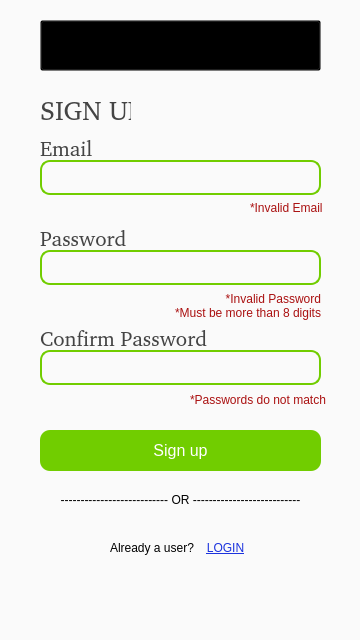
<?xml version="1.0" encoding="UTF-8"?>
<ui version="4.0">
 <class>Form</class>
 <widget class="QWidget" name="Form">
  <property name="geometry">
   <rect>
    <x>0</x>
    <y>0</y>
    <width>360</width>
    <height>640</height>
   </rect>
  </property>
  <property name="windowTitle">
   <string>Form</string>
  </property>
  <property name="styleSheet">
   <string notr="true">QWidget{
	background-color: #FAFAFA;
}</string>
  </property>
  <widget class="QLabel" name="signupLabel">
   <property name="geometry">
    <rect>
     <x>40</x>
     <y>100</y>
     <width>91</width>
     <height>21</height>
    </rect>
   </property>
   <property name="styleSheet">
    <string notr="true">font: 20pt, Arial;
color: #444444;
background-color: rgba(0,0,0,0);</string>
   </property>
   <property name="text">
    <string>SIGN UP</string>
   </property>
  </widget>
  <widget class="QLabel" name="needanaccountLabel">
   <property name="geometry">
    <rect>
     <x>110</x>
     <y>540</y>
     <width>101</width>
     <height>16</height>
    </rect>
   </property>
   <property name="styleSheet">
    <string notr="true">background-color: rgba(0,0,0,0);</string>
   </property>
   <property name="text">
    <string>Already a user?</string>
   </property>
  </widget>
  <widget class="QLineEdit" name="emailLineEdit">
   <property name="geometry">
    <rect>
     <x>40</x>
     <y>160</y>
     <width>281</width>
     <height>35</height>
    </rect>
   </property>
   <property name="minimumSize">
    <size>
     <width>0</width>
     <height>35</height>
    </size>
   </property>
   <property name="font">
    <font>
     <pointsize>9</pointsize>
    </font>
   </property>
   <property name="styleSheet">
    <string notr="true">QLineEdit
{
	border: 2px solid #71cd00;
	border-radius: 10px;
}
QLineEdit:focus
{
	border: 2px solid #71cd00;
}</string>
   </property>
  </widget>
  <widget class="QLineEdit" name="passwordLineEdit">
   <property name="geometry">
    <rect>
     <x>40</x>
     <y>250</y>
     <width>281</width>
     <height>35</height>
    </rect>
   </property>
   <property name="minimumSize">
    <size>
     <width>0</width>
     <height>35</height>
    </size>
   </property>
   <property name="styleSheet">
    <string notr="true">QLineEdit
{
	border: 2px solid #71cd00;
	border-radius: 10px;
}
QLineEdit:focus
{
	border: 2px solid #71cd00;
}</string>
   </property>
  </widget>
  <widget class="QLabel" name="emailLabel">
   <property name="geometry">
    <rect>
     <x>40</x>
     <y>140</y>
     <width>271</width>
     <height>16</height>
    </rect>
   </property>
   <property name="styleSheet">
    <string notr="true">font: 16pt, Arial;
color: #444444;
background-color: rgba(0,0,0,0);</string>
   </property>
   <property name="text">
    <string>Email</string>
   </property>
  </widget>
  <widget class="QLabel" name="orLabel">
   <property name="geometry">
    <rect>
     <x>0</x>
     <y>490</y>
     <width>361</width>
     <height>20</height>
    </rect>
   </property>
   <property name="styleSheet">
    <string notr="true">background-color: rgba(0,0,0,0);</string>
   </property>
   <property name="text">
    <string>&lt;html&gt;&lt;head/&gt;&lt;body&gt;&lt;p&gt;--------------------------- OR ---------------------------&lt;/p&gt;&lt;/body&gt;&lt;/html&gt;</string>
   </property>
   <property name="alignment">
    <set>Qt::AlignCenter</set>
   </property>
  </widget>
  <widget class="QLabel" name="passwordLabel">
   <property name="geometry">
    <rect>
     <x>40</x>
     <y>230</y>
     <width>271</width>
     <height>16</height>
    </rect>
   </property>
   <property name="styleSheet">
    <string notr="true">font: 16pt, Arial;
color: #444444;
background-color: rgba(0,0,0,0);</string>
   </property>
   <property name="text">
    <string>Password</string>
   </property>
  </widget>
  <widget class="QPushButton" name="singupPushButton">
   <property name="geometry">
    <rect>
     <x>40</x>
     <y>430</y>
     <width>281</width>
     <height>41</height>
    </rect>
   </property>
   <property name="cursor">
    <cursorShape>PointingHandCursor</cursorShape>
   </property>
   <property name="styleSheet">
    <string notr="true">QPushButton{
	background-color:#71cd00;
	border-radius: 10px;
	color: #FFFFFF;
	font: 16px;
}
QPushButton:hover
{
	background-color:#468000;
}
	</string>
   </property>
   <property name="text">
    <string>Sign up</string>
   </property>
  </widget>
  <widget class="QPushButton" name="loginPushButton">
   <property name="geometry">
    <rect>
     <x>200</x>
     <y>540</y>
     <width>51</width>
     <height>16</height>
    </rect>
   </property>
   <property name="cursor">
    <cursorShape>PointingHandCursor</cursorShape>
   </property>
   <property name="styleSheet">
    <string notr="true">QPushButton {
	border: None;
	text-decoration: underline;
	color: #1c33de;
	background-color: rgba(0,0,0,0);
}</string>
   </property>
   <property name="text">
    <string>LOGIN</string>
   </property>
  </widget>
  <widget class="QLabel" name="confirmpasswordLabel">
   <property name="geometry">
    <rect>
     <x>40</x>
     <y>330</y>
     <width>271</width>
     <height>16</height>
    </rect>
   </property>
   <property name="styleSheet">
    <string notr="true">font: 16pt, Arial;
color: #444444;
background-color: rgba(0,0,0,0);</string>
   </property>
   <property name="text">
    <string>Confirm Password</string>
   </property>
  </widget>
  <widget class="QLineEdit" name="confirmpasswordLineEdit">
   <property name="geometry">
    <rect>
     <x>40</x>
     <y>350</y>
     <width>281</width>
     <height>35</height>
    </rect>
   </property>
   <property name="minimumSize">
    <size>
     <width>0</width>
     <height>35</height>
    </size>
   </property>
   <property name="styleSheet">
    <string notr="true">QLineEdit
{
	border: 2px solid #71cd00;
	border-radius: 10px;
}
QLineEdit:focus
{
	border: 2px solid #71cd00;
}</string>
   </property>
  </widget>
  <widget class="QLabel" name="invalidemailLabel">
   <property name="geometry">
    <rect>
     <x>250</x>
     <y>200</y>
     <width>81</width>
     <height>16</height>
    </rect>
   </property>
   <property name="styleSheet">
    <string notr="true">QLabel{
	color: #AA1111;
	background-color: rgba(0,0,0,0);
}</string>
   </property>
   <property name="text">
    <string>*Invalid Email</string>
   </property>
  </widget>
  <widget class="QLabel" name="invalidpasswordLabel">
   <property name="geometry">
    <rect>
     <x>160</x>
     <y>290</y>
     <width>161</width>
     <height>31</height>
    </rect>
   </property>
   <property name="styleSheet">
    <string notr="true">QLabel{
	color: #aa1111;
	background-color: rgba(0,0,0,0);
}</string>
   </property>
   <property name="text">
    <string>*Invalid Password
*Must be more than 8 digits</string>
   </property>
   <property name="alignment">
    <set>Qt::AlignRight|Qt::AlignTrailing|Qt::AlignVCenter</set>
   </property>
  </widget>
  <widget class="QLabel" name="passwordsdonotmatchLabel">
   <property name="geometry">
    <rect>
     <x>190</x>
     <y>390</y>
     <width>141</width>
     <height>20</height>
    </rect>
   </property>
   <property name="styleSheet">
    <string notr="true">QLabel{
	color: #aa1111;
	background-color: rgba(0,0,0,0);
}</string>
   </property>
   <property name="text">
    <string>*Passwords do not match</string>
   </property>
  </widget>
  <widget class="QPushButton" name="edockiconPushButton">
   <property name="geometry">
    <rect>
     <x>40</x>
     <y>20</y>
     <width>281</width>
     <height>51</height>
    </rect>
   </property>
   <property name="styleSheet">
    <string notr="true">QPushButton{
	background-color:rgba(0,0,0,0);
}</string>
   </property>
   <property name="text">
    <string/>
   </property>
   <property name="icon">
    <iconset>
     <normaloff>images/edock.png</normaloff>images/edock.png</iconset>
   </property>
   <property name="iconSize">
    <size>
     <width>150</width>
     <height>150</height>
    </size>
   </property>
  </widget>
  <zorder>passwordsdonotmatchLabel</zorder>
  <zorder>invalidpasswordLabel</zorder>
  <zorder>invalidemailLabel</zorder>
  <zorder>signupLabel</zorder>
  <zorder>needanaccountLabel</zorder>
  <zorder>emailLabel</zorder>
  <zorder>orLabel</zorder>
  <zorder>passwordLabel</zorder>
  <zorder>singupPushButton</zorder>
  <zorder>loginPushButton</zorder>
  <zorder>confirmpasswordLabel</zorder>
  <zorder>emailLineEdit</zorder>
  <zorder>passwordLineEdit</zorder>
  <zorder>confirmpasswordLineEdit</zorder>
  <zorder>edockiconPushButton</zorder>
 </widget>
 <resources/>
 <connections/>
</ui>
